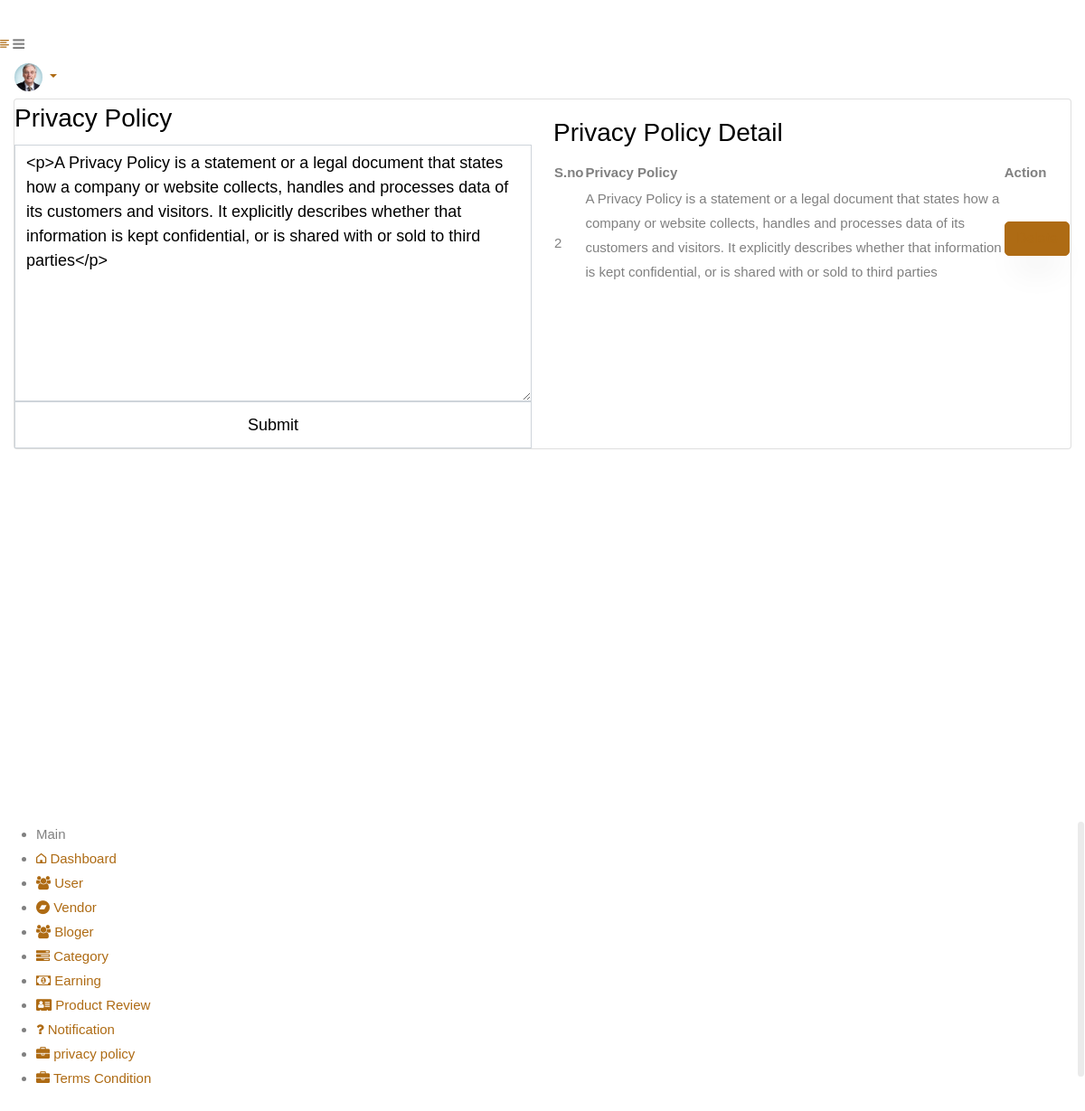
Page /super_admin/privacy_policy (signed in) on the committed database.
### myapp/models.py (models this page shows, shortened)
class Policy(models.Model):
    terms = models.CharField(max_length=500)

### myapp/views.py (the view)
# urls.py: path('super_admin/privacy_policy',views.privacy_policy,name='super_admin/privacy_policy'),
@login_required(login_url='/login')
def privacy_policy(request):
    existing_terms = Policy.objects.first()
    if request.method == 'POST':
        form = PrivacyForm(request.POST, instance=existing_terms)
        if form.is_valid():
            form.save()
            return redirect('super_admin/privacy_policy')
        else:
            messages.error(request, 'Error updating privacy policy. Please correct the errors below.')
    else:
        form = PrivacyForm(instance=existing_terms)
    user = Policy.objects.all()
    return render(request, 'privacy_policy.html', {'form': form, 'user': user, 'existing_terms': existing_terms})

### myapp/forms.py
class PrivacyForm(forms.ModelForm):
    terms = forms.CharField(widget=CKEditorWidget())
    class Meta:
        model = Policy
        fields = ['terms']

### templates/privacy_policy.html (shortened to what this page needs)
{% extends 'base.html'%}
{% load widget_tweaks %}
{% load static %}
{% block content%}
<div class="page-wrapper">
    <div class="content container-fluid">
        <div class="page-header">
            <div class="row">
                <div class="col-sm-12">
                    <div class="card full-header">
                        <div class="text-editor">
                            <form action="{% url 'super_admin/privacy_policy' %}" method="post">
                            <div class="users">
                                <h3 class="page-title">Privacy Policy</h3>
                            </div>
                            <div class="user-box">
                                <div class="datatables">
                                    <textarea id="myeditor" name="terms" class="form-control" rows="10" cols="80"
                                        Required>{{form.instance.terms}}</textarea>
                                </div>
                                <div class="submit">
                                    <button type="submit" class="form-control bg-submits">Submit</button>
                                </div>
                            </div>
                        </form>
                        </div>
                        <div class="full-editor mt-3">
                            <div class="users">
                                <h3 class="page-title">Privacy Policy Detail</h3>
                            </div>
                            <table id="example" class="display nowrap" style="width:100%">
                                <thead>
                                    <tr>
                                        <th>S.no</th>
                                        <th>Privacy Policy</th>
                                        <th>Action</th>
                                    </tr>
                                </thead>
                                <tbody>
                                    {% for r in user %}
									<tr class="even">
										<td>{{ r.id }}</td>
										<td>{{ r.terms | safe }}</td>
										<td>
											<button class="btn btn-primary mb-2"><a class="edit-btn"
												href="{% url 'delete_privacy_policy' id=r.id %}" onclick="return confirm('Are you sure you want to delete this?')">Delete</a></button>
										</td>
									</tr>
									{% endfor %}
                                </tbody>
                            </table>
                        </div>
                    </div>
                </div>
            </div>
        </div>
        <div class="row">
            <div class="col-sm-12">
            </div>
        </div>
    </div>
</div>
</div>
{% endblock %}

### rows in the picture
Policy: terms "<p>A Privacy Policy is a statement or a legal document that states how a company or website collects, handles and processes data of its customers and visitors. It explicitly describes whether that information is kept confidential, or is shared with or sold to third parties</p>", id "2", terms "A Privacy Policy is a statement or a legal document that states how a company or website collects, handles and processes data of its customers and visitors. It explicitly describes whether that information is kept confidential, or is shared with or sold to third parties"
